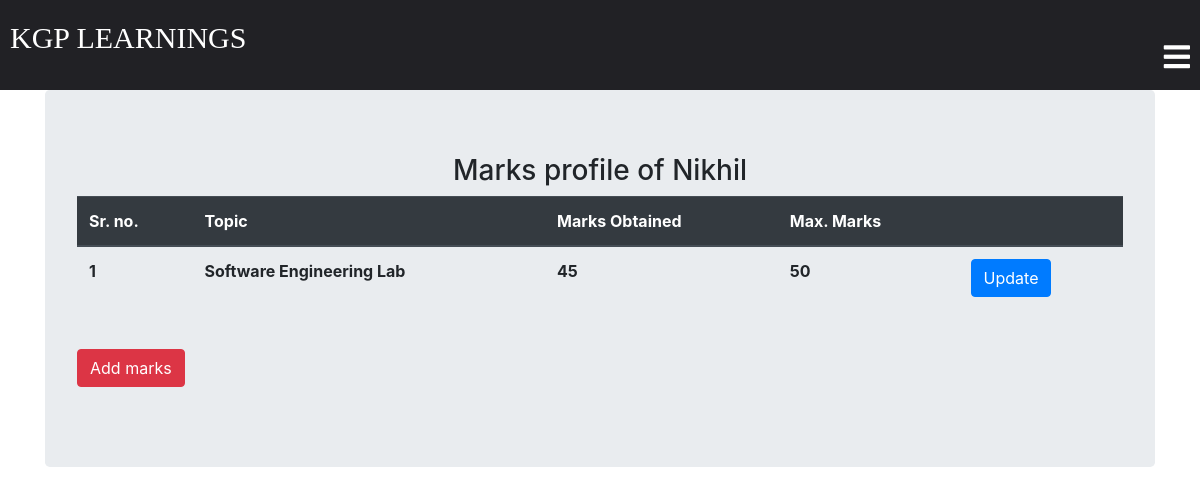
Page /classroom/student/16/marks_list (signed in) on the committed database.
### classroom/models.py (models this page shows, shortened)
class Student(models.Model):
    user = models.OneToOneField(
        User, on_delete=models.CASCADE, primary_key=True, related_name='Student')
    phone = models.IntegerField()
    student_profile_pic = models.ImageField(
        upload_to="classroom/student_profile_pic", blank=True)
    name = models.CharField(max_length=250)
    email = models.EmailField(max_length=254)
    roll_no = models.CharField(max_length=50)
    class Meta:
        ordering = ['roll_no']

class StudentMarks(models.Model):
    teacher = models.ForeignKey(
        Teacher, related_name='given_marks', on_delete=models.CASCADE)
    marks_obtained = models.IntegerField()
    subject_name = models.CharField(max_length=250)
    maximum_marks = models.IntegerField()
    student = models.ForeignKey(
        Student, related_name="marks", on_delete=models.CASCADE)

### classroom/views.py (the view)
# urls.py: path('student/<int:pk>/marks_list',views.student_marks_list,name="student_marks_list"),
@login_required
def student_marks_list(request, pk):
    student = get_object_or_404(models.Student, pk=pk)
    teacher = request.user.Teacher
    given_marks = StudentMarks.objects.filter(teacher=teacher, student=student)
    template = "student_marks_list.html"
    context = {'student': student, 'given_marks': given_marks}
    return render(request, template, context)

### template/student_marks_list.html
{% extends 'base.html' %}
{% block content %}
<div class="container">
  <div class="jumbotron">
    {% if given_marks.count == 0 %}
    <h2>You have not given any marks to {{ student.name }}.</h2>
    {% else %}
    <h3>Marks profile of {{ student.name }}</h3>
    <table class='table'>
      <thead class="thead-dark">
        <tr>
          <th scope="col">Sr. no.</th>
          <th scope="col">Topic</th>
          <th scope="col">Marks Obtained</th>
          <th scope="col">Max. Marks</th>
          <th scope="col"></th>
        </tr>
      </thead>
      <tbody>
        {% for marks in given_marks %}
        <tr>
          <th scope="row">{{ forloop.counter }}</th>
          <th>{{ marks.subject_name }}</th>
          <th>{{ marks.marks_obtained }}</th>
          <th>{{ marks.maximum_marks }}</th>
          <th> <a class="btn btn-primary" href="{% url 'classroom:update_marks' pk=marks.pk %}">Update</a> </th>
        </tr>
        {% endfor %}
      </tbody>
    </table>
    <br>
    {% endif %}
    <p> <a class="btn btn-danger" href="{% url 'classroom:enter_marks' pk=student.pk %}">Add marks</a> </p>
  </div>
</div>
{% endblock %}

### static/css/base.css (style rules this page uses)
.student-signup-form h1,h3 { margin: 10px; padding: 0; text-align: center; font-size: 40px; font-weight: 300; opacity: 1; }

### rows in the picture
Student: name "Nikhil"
StudentMarks: subject_name "Software Engineering Lab", marks_obtained "45", maximum_marks "50"
